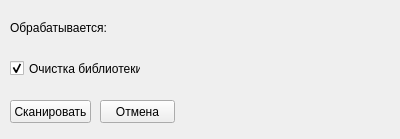
<?xml version="1.0" encoding="UTF-8"?>
<ui version="4.0">
 <class>progressDialog</class>
 <widget class="QWidget" name="progressDialog">
  <property name="geometry">
   <rect>
    <x>0</x>
    <y>0</y>
    <width>400</width>
    <height>139</height>
   </rect>
  </property>
  <property name="windowTitle">
   <string>Form</string>
  </property>
  <widget class="QLabel" name="label">
   <property name="geometry">
    <rect>
     <x>10</x>
     <y>20</y>
     <width>121</width>
     <height>16</height>
    </rect>
   </property>
   <property name="text">
    <string>Обрабатывается:</string>
   </property>
  </widget>
  <widget class="QPushButton" name="pushButton">
   <property name="geometry">
    <rect>
     <x>10</x>
     <y>100</y>
     <width>81</width>
     <height>23</height>
    </rect>
   </property>
   <property name="text">
    <string>Сканировать</string>
   </property>
  </widget>
  <widget class="QCheckBox" name="checkBox">
   <property name="geometry">
    <rect>
     <x>10</x>
     <y>60</y>
     <width>131</width>
     <height>17</height>
    </rect>
   </property>
   <property name="text">
    <string>Очистка библиотеки</string>
   </property>
   <property name="checked">
    <bool>true</bool>
   </property>
  </widget>
  <widget class="QPushButton" name="abort">
   <property name="geometry">
    <rect>
     <x>100</x>
     <y>100</y>
     <width>75</width>
     <height>23</height>
    </rect>
   </property>
   <property name="text">
    <string>Отмена</string>
   </property>
  </widget>
  <widget class="QLabel" name="anim">
   <property name="geometry">
    <rect>
     <x>240</x>
     <y>20</y>
     <width>111</width>
     <height>101</height>
    </rect>
   </property>
   <property name="text">
    <string/>
   </property>
   <property name="scaledContents">
    <bool>true</bool>
   </property>
  </widget>
 </widget>
 <resources/>
 <connections/>
</ui>
